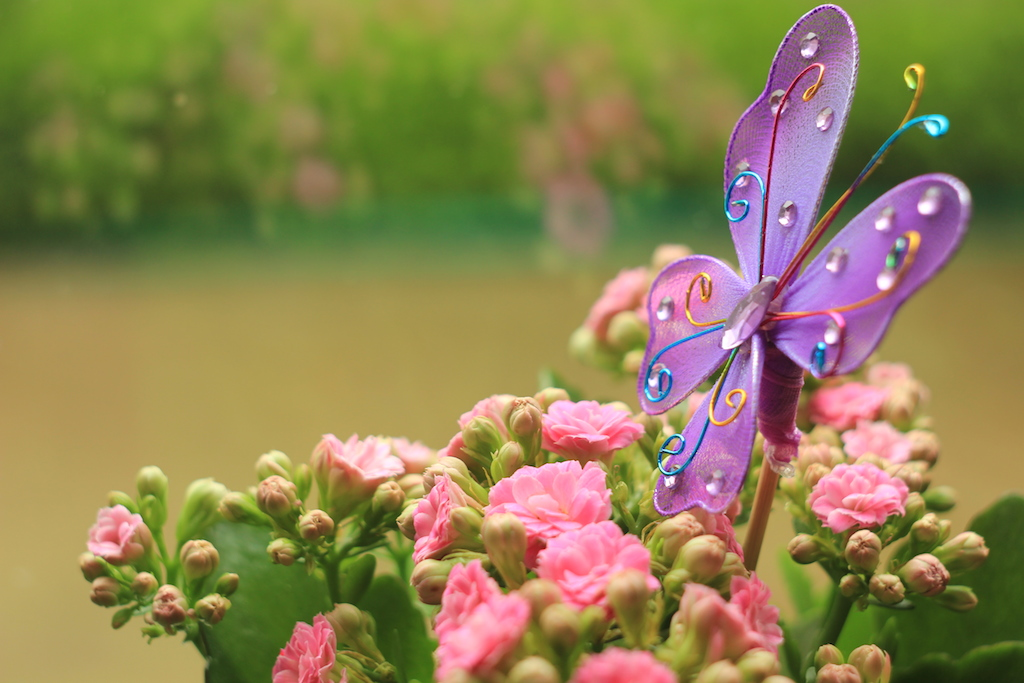
#> input picture 1_Ano/LABI/Guiões/Guiao20/Imagens-suporte/flor.jpg, 1024 x 683 px
$ python ex20_8.py Imagens-suporte/flor.jpg
#> lines starting #> are read from the running program, lines starting #| are printed output that depends on the picture
from PIL import Image
import sys

def main(fname):
#> called with fname = 'Imagens-suporte/flor.jpg'
	im = Image.open(fname)
#> im is the input picture: PIL image 1024x683 RGB; mean R, G, B 142.7, 130.4, 82.5

	width, height = im.size
#> width = 1024; height = 683

	for x in range(width):
		for y in range(height):
			p = im.getpixel( (x,y) )
			r = p[0] & 0b00000000
			g = p[1] & 0b11110000
			b = p[2] & 0b10101011

			im.putpixel( (x,y), (r,g,b) )
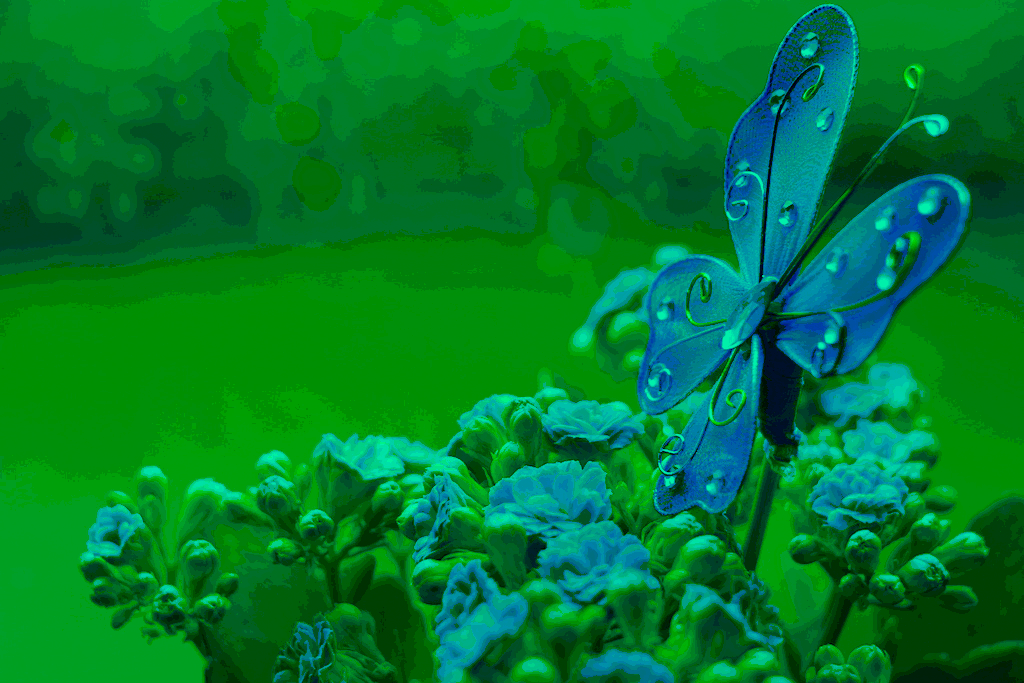
#> im: PIL image 1024x683 RGB; mean R, G, B 0, 123, 43.1

	im.save(fname+"-4bits.jpg")

main(sys.argv[1])

$ run again, on 1_Ano/LABI/Guiões/Guiao20/Imagens-suporte/ribeira_porto.jpg-0.20.jpg
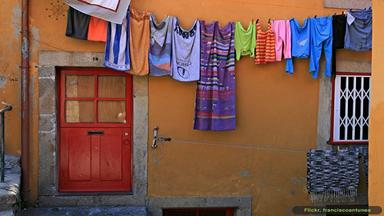
#> input picture 1_Ano/LABI/Guiões/Guiao20/Imagens-suporte/ribeira_porto.jpg-0.20.jpg, 384 x 216 px
#> in main, im is the input picture: PIL image 384x216 RGB; mean R, G, B 122.3, 86.6, 74.9
#> after the loop in main, `for x in range(width):`:
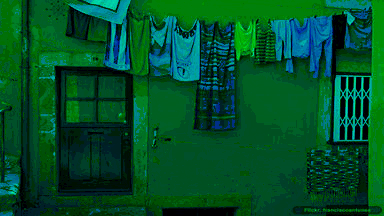
#> im: PIL image 384x216 RGB; mean R, G, B 0, 79.3, 39.7

$ run again, on 1_Ano/LABI/Guiões/Guiao20/Imagens-suporte/ua.jpg
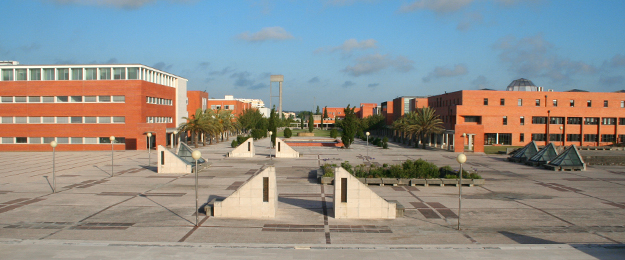
#> input picture 1_Ano/LABI/Guiões/Guiao20/Imagens-suporte/ua.jpg, 625 x 260 px
#> in main, im is the input picture: PIL image 625x260 RGB; mean R, G, B 143.3, 142.6, 138.9
#> after the loop in main, `for x in range(width):`:
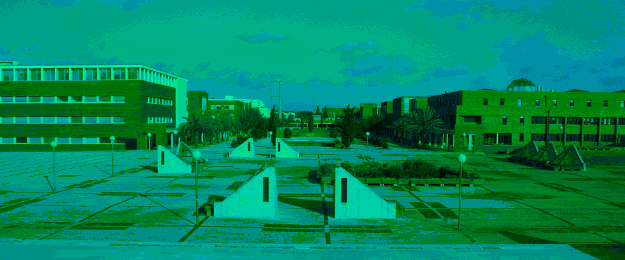
#> im: PIL image 625x260 RGB; mean R, G, B 0, 135.2, 93.7
